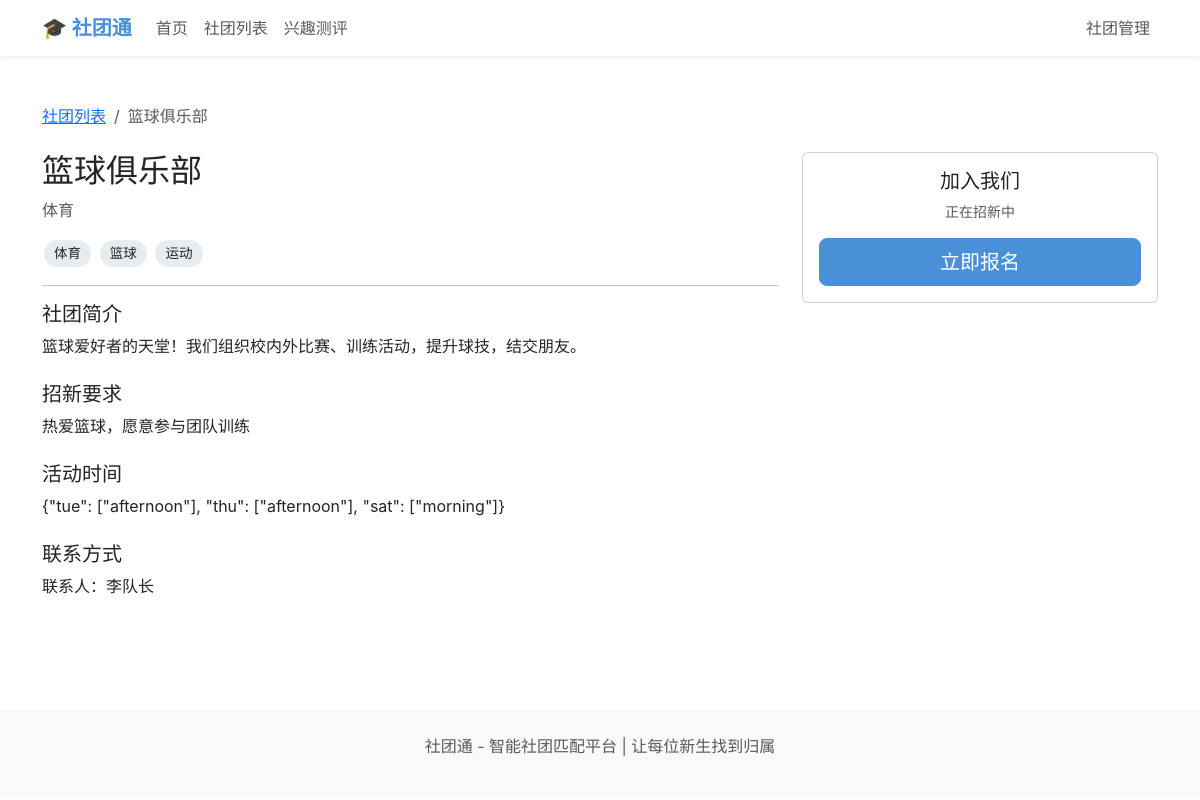
The page /club/2 on the database its author committed.
### models.py (models this page shows, shortened)
class Club(db.Model):
    id = db.Column(db.Integer, primary_key=True)
    name = db.Column(db.String(100), nullable=False)  # 社团名称
    category = db.Column(db.String(50))  # 类别：文艺、体育、学术、公益、技术等
    description = db.Column(db.Text)  # 社团简介
    requirements = db.Column(db.Text)  # 招新要求
    tags = db.Column(db.Text)  # 社团标签 "文艺,音乐,表演"
    activity_time = db.Column(db.Text)  # {"mon": ["evening"], "wed": ["afternoon"], ...}
    contact = db.Column(db.String(100))
    wechat_group = db.Column(db.String(100))
    is_recruiting = db.Column(db.Boolean, default=True)
    admin_password = db.Column(db.String(100), default="123456")
    created_at = db.Column(db.DateTime, default=datetime.now)

### app.py (the view)
@app.route('/club/<int:club_id>')
def club_detail(club_id):
    club = Club.query.get_or_404(club_id)
    student_id = session.get('student_id')
    applied = False
    if student_id:
        applied = Application.query.filter_by(student_id=student_id, club_id=club_id).first() is not None
    return render_template('club_detail.html', club=club, applied=applied)

### templates/club_detail.html (shortened to what this page needs)
{% extends "base.html" %}
{% block content %}
<div class="container py-5">
    <nav aria-label="breadcrumb" class="mb-4">
        <ol class="breadcrumb">
            <li class="breadcrumb-item"><a href="{{ url_for('club_list') }}">社团列表</a></li>
            <li class="breadcrumb-item active">{{ club.name }}</li>
        </ol>
    </nav>
    <div class="row">
        <div class="col-lg-8">
            <h2>{{ club.name }}</h2>
            <p class="text-muted">{{ club.category }}</p>
            <div class="mb-3">
                {% for tag in club.tags.split(',') %}
                <span class="tag">{{ tag }}</span>
                {% endfor %}
            </div>
            <hr>
            <h5>社团简介</h5>
            <p>{{ club.description }}</p>
            <h5 class="mt-4">招新要求</h5>
            <p>{{ club.requirements or '暂无特殊要求' }}</p>
            <h5 class="mt-4">活动时间</h5>
            <p>{{ club.activity_time or '时间灵活' }}</p>
            <h5 class="mt-4">联系方式</h5>
            <p>联系人：{{ club.contact or '暂无' }}</p>
        </div>
        <div class="col-lg-4">
            <div class="card">
                <div class="card-body text-center">
                    <h5>加入我们</h5>
                    {% if club.is_recruiting %}
                        {% if applied %}
                        <p class="text-success">✅ 您已报名该社团</p>
                        <a href="{{ url_for('my_applications') }}" class="btn btn-outline-primary">查看我的报名</a>
                        {% else %}
                        <p class="text-muted small">正在招新中</p>
                        <a href="{{ url_for('apply', club_id=club.id) }}" class="btn btn-primary btn-lg w-100">立即报名</a>
                        {% endif %}
                    {% else %}
                    <p class="text-muted">暂未开放招新</p>
                    {% endif %}
                </div>
            </div>
        </div>
    </div>
</div>
{% endblock %}

### templates/base.html (style rules this page uses)
:root { --primary-color: #4a90d9; --secondary-color: #f8f9fa; }
body { font-family: -apple-system, BlinkMacSystemFont, "Segoe UI", Roboto, "Helvetica Neue", Arial, sans-serif; }
.btn-primary { background-color: var(--primary-color); border-color: var(--primary-color); }
.tag { display: inline-block; background: #e9ecef; padding: 3px 10px; border-radius: 15px; font-size: 0.85rem; margin: 2px; }

### rows shown on the page
Club: name "篮球俱乐部", category "体育", description "篮球爱好者的天堂！我们组织校内外比赛、训练活动，提升球技，结交朋友。", requirements "热爱篮球，愿意参与团队训练", activity_time "{\"tue\": [\"afternoon\"], \"thu\": [\"afternoon\"], \"sat\": [\"morning\"]}", contact "李队长"

### other values the page prints
{{ tag }} "体育" "篮球" "运动"
